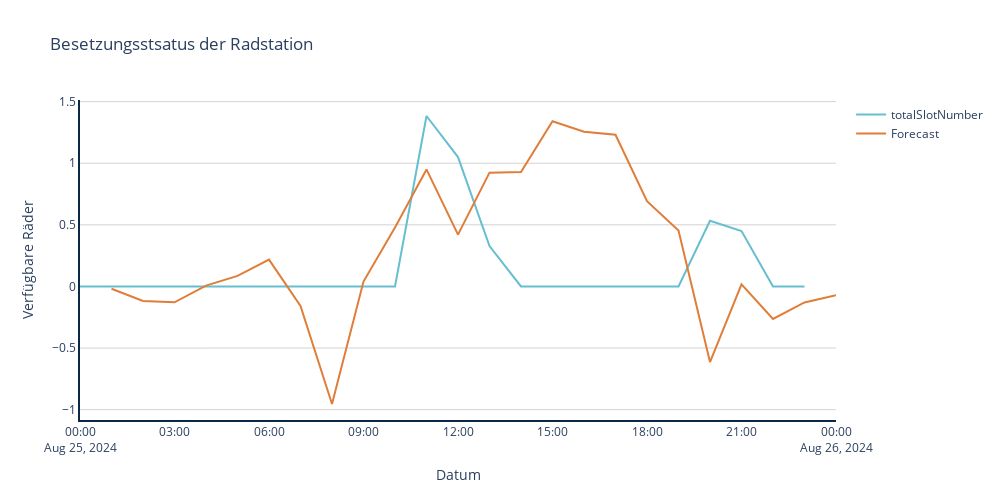

Write notebook code for a chart like this one.
### Code cell
train = df_ags_mf[(df_ags_mf.index <= '2024-08-25 00:00:00+00:00') & (df_ags_mf.index > '2024-08-08 00:00:00+00:00')]['availableBikeNumber']
test = df_ags_mf[(df_ags_mf.index >= '2024-08-25 00:00:00+00:00') & (df_ags_mf.index < '2024-08-26 00:00:00+00:00')]['availableBikeNumber']
try:
    model = ExponentialSmoothing(train, trend='add', seasonal='add', initialization_method = 'estimated',
                                 seasonal_periods=24)
    fit = model.fit(smoothing_seasonal=0.2,)
    forecast = fit.forecast(
        steps=24)
except:
    print(fit.mle_retvals)
print(f'Mean Squared Error: {mean_squared_error(test, forecast)}')
print(f'Mean Absolute percentage Error: {mean_absolute_percentage_error(test, forecast)}')
print(f'Root Mean Squared Error: {root_mean_squared_error(test, forecast)}')
plot_that(test,forecast)

### Figure 1 — Plotly figure (JSON) as saved in the notebook; plotly's stock layout.template omitted (floating-point values rounded to 4 significant figures)
{"data": [{"marker": {"color": "#66BECF"}, "name": "totalSlotNumber", "textposition": "bottom right", "type": "scatter", "x": ["2024-08-25T00:00:00+00:00", "2024-08-25T01:00:00+00:00", "2024-08-25T02:00:00+00:00", "2024-08-25T03:00:00+00:00", "2024-08-25T04:00:00+00:00", "2024-08-25T05:00:00+00:00", "2024-08-25T06:00:00+00:00", "2024-08-25T07:00:00+00:00", "2024-08-25T08:00:00+00:00", "2024-08-25T09:00:00+00:00", "2024-08-25T10:00:00+00:00", "2024-08-25T11:00:00+00:00", "2024-08-25T12:00:00+00:00", "2024-08-25T13:00:00+00:00", "2024-08-25T14:00:00+00:00", "2024-08-25T15:00:00+00:00", "2024-08-25T16:00:00+00:00", "2024-08-25T17:00:00+00:00", "2024-08-25T18:00:00+00:00", "2024-08-25T19:00:00+00:00", "2024-08-25T20:00:00+00:00", "2024-08-25T21:00:00+00:00", "2024-08-25T22:00:00+00:00", "2024-08-25T23:00:00+00:00"], "xaxis": "x", "y": [0, 0, 0, 0, 0, 0, 0, 0, 0, 0, 0, 1.383, 1.05, 0.3276, 0, 0, 0, 0, 0, 0, 0.5333, 0.45, 0, 0], "yaxis": "y"}, {"marker": {"color": "#DF7D39"}, "name": "Forecast", "textposition": "bottom right", "type": "scatter", "x": ["2024-08-25T01:00:00+00:00", "2024-08-25T02:00:00+00:00", "2024-08-25T03:00:00+00:00", "2024-08-25T04:00:00+00:00", "2024-08-25T05:00:00+00:00", "2024-08-25T06:00:00+00:00", "2024-08-25T07:00:00+00:00", "2024-08-25T08:00:00+00:00", "2024-08-25T09:00:00+00:00", "2024-08-25T10:00:00+00:00", "2024-08-25T11:00:00+00:00", "2024-08-25T12:00:00+00:00", "2024-08-25T13:00:00+00:00", "2024-08-25T14:00:00+00:00", "2024-08-25T15:00:00+00:00", "2024-08-25T16:00:00+00:00", "2024-08-25T17:00:00+00:00", "2024-08-25T18:00:00+00:00", "2024-08-25T19:00:00+00:00", "2024-08-25T20:00:00+00:00", "2024-08-25T21:00:00+00:00", "2024-08-25T22:00:00+00:00", "2024-08-25T23:00:00+00:00", "2024-08-26T00:00:00+00:00"], "xaxis": "x", "y": [-0.01909, -0.1172, -0.1286, 0.006591, 0.08521, 0.2177, -0.1583, -0.9541, 0.03985, 0.4787, 0.95, 0.4206, 0.9234, 0.9294, 1.34, 1.256, 1.231, 0.6917, 0.4537, -0.6133, 0.01774, -0.2642, -0.1301, -0.0705], "yaxis": "y"}], "layout": {"height": 500, "paper_bgcolor": "white", "plot_bgcolor": "white", "title": {"text": "Besetzungsstsatus der Radstation"}, "width": 1000, "xaxis": {"anchor": "y", "domain": [0, 1], "gridwidth": 1, "linecolor": "#092947", "linewidth": 2, "showline": true, "title": {"text": "Datum"}}, "yaxis": {"anchor": "x", "domain": [0, 1], "gridcolor": "lightgrey", "gridwidth": 1, "linecolor": "#092947", "linewidth": 2, "showgrid": true, "showline": true, "title": {"text": "Verfügbare Räder"}}}}
